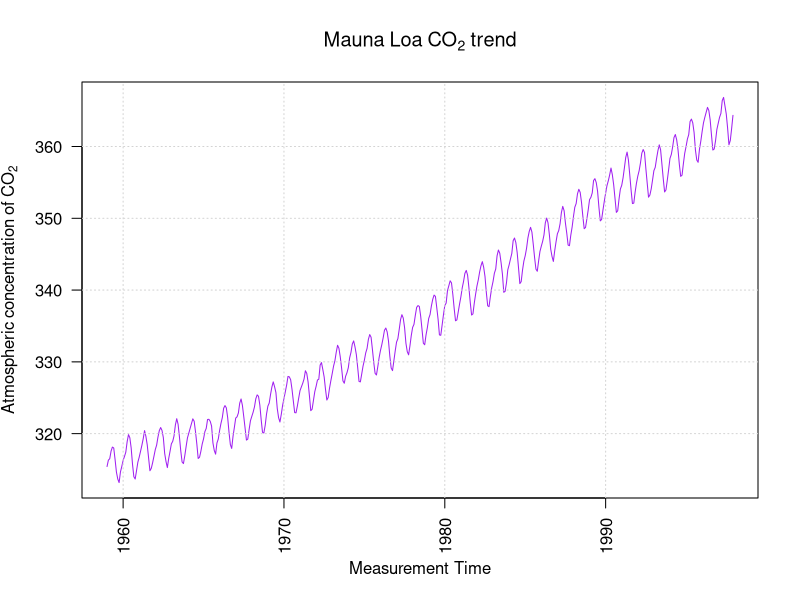
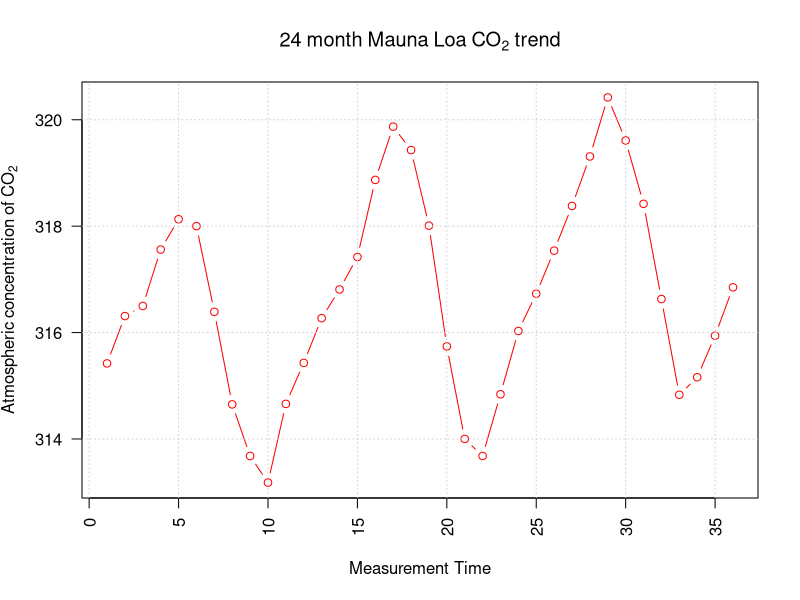

These figures' R source, in order:
## ---- chunk 1
#| label: load-dataset
require(graphics)
minval=min(co2)
maxval=max(co2)
## ---- chunk 2
#| label: plot-timeseries
#| fig-align: center
plot(co2, 
     xlab = "Measurement Time",
     ylab = expression(Atmospheric~concentration~of~CO[2]),
     las = 2, 
     col="purple")
title(main = expression(Mauna~Loa~CO[2]~trend)) #add plot title
grid(NULL, NULL, lwd = 1) # grids aligned with tick marks
## ---- chunk 3
#| label: plot-cyclical
#| fig-align: center
plot(co2[1:36], 
     xlab = "Measurement Time",
     ylab = expression(Atmospheric~concentration~of~CO[2]),
     las = 2, 
     type = "b",
     col="red")
title(main = expression(24~month~Mauna~Loa~CO[2]~trend)) #add plot title
grid(NULL, NULL, lwd = 1) # grids aligned with tick marks
